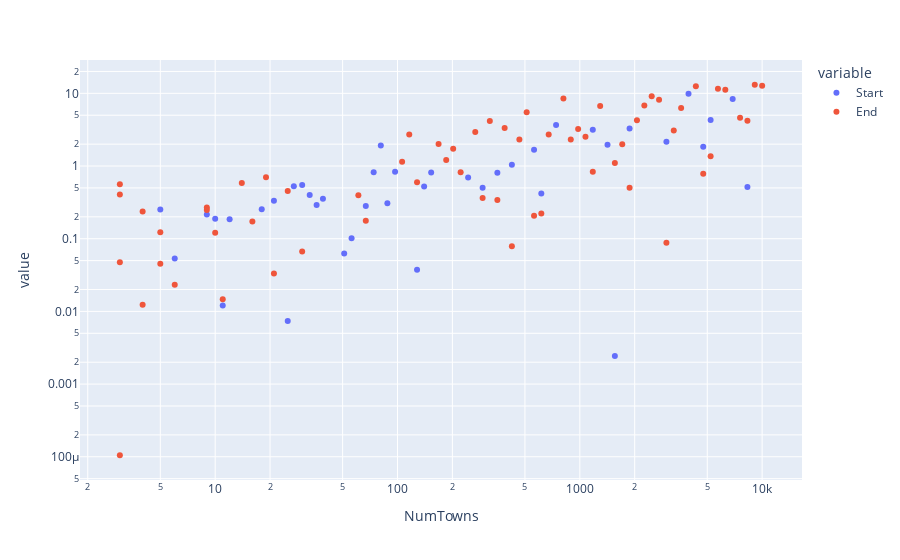

Notebook code cell kept with this figure:
### Markdown cell above
#### Comparing Allocation Front and Back Exaggerated where Back is Prioritized - Regret

### Code cell
data_dict_5 = {'NumTowns':[],'Start':[],'End':[]}
for n in np.logspace(0,4,100):
    n=int(n)+2
    data_dict_5['NumTowns'].append(n)
    demand_means = np.random.uniform(0, demand_mean, n)
    town_demands, town_expected_demands = make_demands_gaussian_dynamic(n, demand_means)
    budget = np.sum(town_expected_demands)
    mid = int((n-1)/2)
    opt_1 = objective_nash_log(town_demands[:mid],waterfilling(town_demands,budget)[:mid])
    opt_2 = objective_nash_log(town_demands[mid:n],waterfilling(town_demands,budget)[mid:n])
    
    for j in range(2):
        if j==0:
            data_dict_5['Start'].append(opt_1 - objective_nash_log(town_demands[:mid],waterfilling_dynamic(town_expected_demands,town_demands,budget)[:mid]))
        if j==1:
            data_dict_5['End'].append(opt_2 - objective_nash_log(town_demands[mid:n],waterfilling_dynamic(town_expected_demands,town_demands,budget)[mid:n]))
df_uniform = pd.DataFrame(data_dict_5).melt(id_vars="NumTowns")

fig = px.scatter(df_uniform, x="NumTowns", y="value", color='variable')
fig.update_layout(xaxis_type="log", yaxis_type="log")
fig.show()

### Figure 1 — Plotly figure (JSON) as saved in the notebook; plotly's stock layout.template omitted (floating-point values rounded to 4 significant figures)
{"data": [{"hoverlabel": {"namelength": 0}, "hovertemplate": "variable=Start<br>NumTowns=%{x}<br>value=%{y}", "legendgroup": "Start", "marker": {"color": "#636efa", "symbol": "circle"}, "mode": "markers", "name": "Start", "showlegend": true, "type": "scatter", "x": [3, 3, 3, 3, 3, 3, 3, 3, 4, 4, 4, 4, 5, 5, 5, 6, 6, 6, 7, 7, 8, 9, 9, 10, 11, 12, 13, 14, 15, 16, 18, 19, 21, 23, 25, 27, 30, 33, 36, 39, 43, 47, 51, 56, 61, 67, 74, 81, 88, 97, 106, 116, 128, 140, 153, 168, 185, 202, 222, 244, 267, 293, 321, 353, 387, 424, 466, 511, 561, 615, 675, 741, 813, 892, 979, 1074, 1178, 1293, 1419, 1557, 1709, 1875, 2058, 2259, 2479, 2720, 2985, 3276, 3595, 3946, 4330, 4752, 5216, 5724, 6282, 6894, 7566, 8304, 9113, 10002], "xaxis": "x", "y": [0, -0.04541, 0, -0.2853, 0, -0.231, 0, 0, -0.01222, 0, 0, 0, 0, 0, 0.2522, 0, 0, 0.05363, 0, 0, 0, -0.2167, 0.2153, 0.1881, 0.0121, 0.186, 0, -0.08883, 0, -0.09054, 0.2537, -0.4294, 0.3331, 0, 0.007388, 0.5277, 0.5474, 0.4006, 0.2905, 0.3554, 0, 0, 0.06278, 0.1013, -0.003996, 0.283, 0.8181, 1.916, 0.3065, 0.8315, -0.6603, -1.831, 0.03754, 0.5249, 0.8174, -1.297, -0.7187, -1.293, -0.4336, 0.6928, -1.871, 0.502, -3.572, 0.8055, -2.567, 1.045, -1.511, -4.467, 1.676, 0.4201, -1.945, 3.667, -7.173, -1.274, -2.153, -0.4476, 3.165, -4.136, 1.966, 0.002428, -0.9439, 3.276, -1.155, -2.145, -6.287, -5.808, 2.158, -0.7629, -2.36, 9.897, -9.131, 1.848, 4.291, -9.232, -8.423, 8.373, -1.574, 0.5163, -9.849, -9.336], "yaxis": "y"}, {"hoverlabel": {"namelength": 0}, "hovertemplate": "variable=End<br>NumTowns=%{x}<br>value=%{y}", "legendgroup": "End", "marker": {"color": "#EF553B", "symbol": "circle"}, "mode": "markers", "name": "End", "showlegend": true, "type": "scatter", "x": [3, 3, 3, 3, 3, 3, 3, 3, 4, 4, 4, 4, 5, 5, 5, 6, 6, 6, 7, 7, 8, 9, 9, 10, 11, 12, 13, 14, 15, 16, 18, 19, 21, 23, 25, 27, 30, 33, 36, 39, 43, 47, 51, 56, 61, 67, 74, 81, 88, 97, 106, 116, 128, 140, 153, 168, 185, 202, 222, 244, 267, 293, 321, 353, 387, 424, 466, 511, 561, 615, 675, 741, 813, 892, 979, 1074, 1178, 1293, 1419, 1557, 1709, 1875, 2058, 2259, 2479, 2720, 2985, 3276, 3595, 3946, 4330, 4752, 5216, 5724, 6282, 6894, 7566, 8304, 9113, 10002], "xaxis": "x", "y": [0.000105, 0.04757, 0, 0.4064, 0, 0.5612, 0, 0, 0.01237, 0.2376, 0, 0, 0.04513, 0.1224, -0.1047, 0, 0.02327, -0.0509, 0, 0, 0, 0.2686, 0.2481, 0.1212, 0.01466, -0.02704, 0, 0.582, 0, 0.1719, 0, 0.6988, 0.0332, 0, 0.4523, -0.09949, 0.06693, 0, 0, 0, 0, 0, 0, 0, 0.3954, 0.177, -0.1304, -0.239, -0.1659, 0, 1.141, 2.711, 0.5962, 0, -0.1806, 2.006, 1.208, 1.726, 0.8234, -0.4093, 2.941, 0.3643, 4.174, 0.3407, 3.346, 0.07904, 2.318, 5.483, 0.2069, 0.2232, 2.716, 0, 8.507, 2.318, 3.222, 2.535, 0.8314, 6.706, -0.7911, 1.101, 1.995, 0.503, 4.258, 6.802, 9.112, 8.167, 0.0883, 3.092, 6.28, -7.865, 12.57, 0.7832, 1.36, 11.59, 11.2, -5.966, 4.627, 4.21, 13.13, 12.69], "yaxis": "y"}], "layout": {"legend": {"title": {"text": "variable"}, "tracegroupgap": 0}, "margin": {"t": 60}, "xaxis": {"anchor": "y", "domain": [0, 1], "title": {"text": "NumTowns"}, "type": "log"}, "yaxis": {"anchor": "x", "domain": [0, 1], "title": {"text": "value"}, "type": "log"}}}
